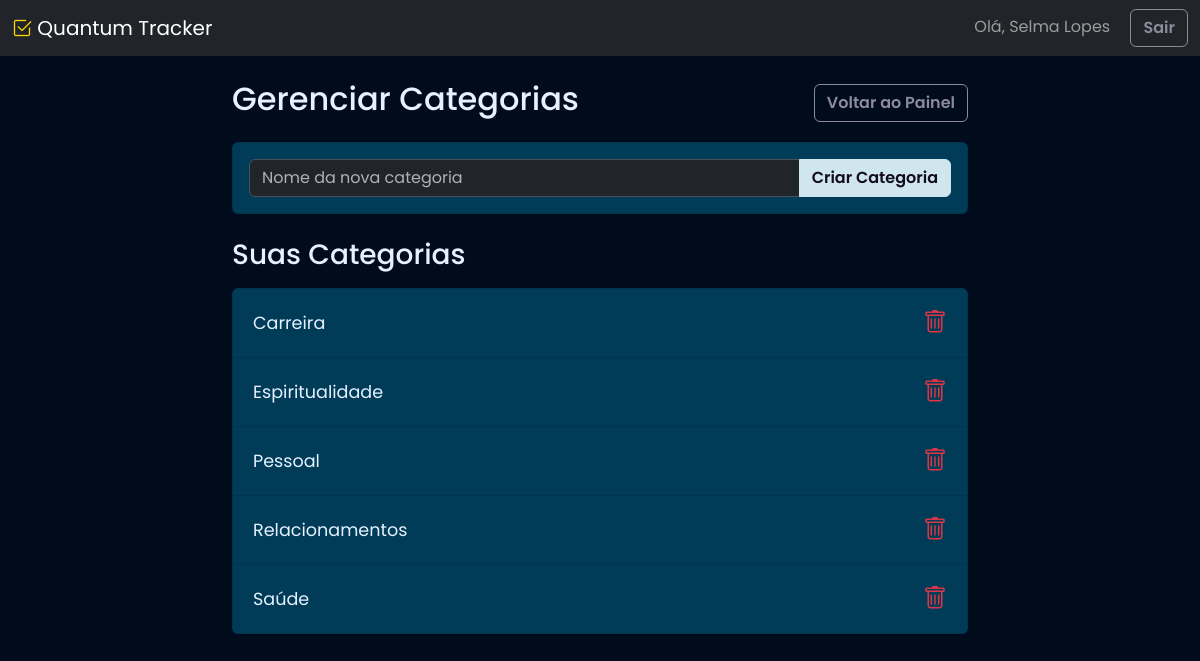
/categories (signed in), run on the app's committed database.
### main.py (models this page shows)
class User(db.Model):
    id = db.Column(db.Integer, primary_key=True)
    username = db.Column(db.String(20), unique=True, nullable=False)
    email = db.Column(db.String(120), unique=True, nullable=False)
    password = db.Column(db.String(60), nullable=False)
    tasks = db.relationship('Task', backref='author', lazy=True)
    categories = db.relationship('Category', backref='author', lazy=True)

class Category(db.Model):
    id = db.Column(db.Integer, primary_key=True)
    name = db.Column(db.String(100), nullable=False)
    user_id = db.Column(db.Integer, db.ForeignKey('user.id'), nullable=False)
    tasks = db.relationship('Task', backref='category', lazy=True)

### main.py (the view)
@app.route('/categories')
def categories():
    if 'user_id' not in session:
        return redirect(url_for('login'))
    user = db.session.get(User, session['user_id'])
    form = CategoryForm()
    user_categories = Category.query.filter_by(author=user).order_by(Category.name).all()
    return render_template('categories.html', title='Gerenciar Categorias', user=user, categories=user_categories, form=form)

### main.py
class CategoryForm(FlaskForm):
    name = StringField('Nome da Categoria', validators=[DataRequired(), Length(min=2, max=100)])
    submit = SubmitField('Criar Categoria')

### templates/categories.html (shortened to what this page needs)
<!DOCTYPE html>
<html lang="pt-BR" data-bs-theme="dark">
<head>
    <link href="https://cdn.jsdelivr.net/npm/bootstrap@5.3.2/dist/css/bootstrap.min.css" rel="stylesheet">
    <link rel="stylesheet" href="https://cdn.jsdelivr.net/npm/bootstrap-icons@1.11.1/font/bootstrap-icons.css">
    <link rel="stylesheet" href="{{ url_for('static', filename='style.css') }}">
</head>
<body>
    <nav class="navbar navbar-expand-lg navbar-dark bg-dark">
        <div class="container-fluid">
            <a class="navbar-brand" href="{{ url_for('dashboard') }}"><i class="bi bi-check2-square brand-icon"></i> Quantum Tracker</a>
            <div class="ms-auto">
                <span class="navbar-text me-3">Olá, {{ user.username }}</span>
                <a href="{{ url_for('logout') }}" class="btn btn-outline-secondary">Sair</a>
            </div>
        </div>
    </nav>
    <div class="container mt-4">
        <div class="row">
            <div class="col-md-8 offset-md-2">
                <div class="d-flex justify-content-between align-items-center mb-3">
                    <h2>Gerenciar Categorias</h2>
                    <a href="{{ url_for('dashboard') }}" class="btn btn-outline-secondary">Voltar ao Painel</a>
                </div>
                <div class="card mb-4">
                    <div class="card-body">
                        <form method="POST" action="{{ url_for('add_category') }}">
                            <div class="input-group">
                                {{ form.name(class="form-control", placeholder="Nome da nova categoria") }}
                                {{ form.submit(class="btn btn-primary") }}
                            </div>
                        </form>
                    </div>
                </div>
                <h3 class="mb-3">Suas Categorias</h3>
                <ul class="list-group">
                    {% for category in categories %}
                    <li class="list-group-item d-flex justify-content-between align-items-center quantum-task-item">
                        {{ category.name }}
                        <a href="{{ url_for('delete_category', category_id=category.id) }}" class="btn-action btn-delete">
                            <i class="bi bi-trash"></i>
                        </a>
                    </li>
                    {% else %}
                    <li class="list-group-item quantum-task-item">Nenhuma categoria criada.</li>
                    {% endfor %}
                </ul>
            </div>
        </div>
    </div>
</body>
</html>

### static/style.css (style rules this page uses)
:root { --quantum-dark-purple: #000b1b; --quantum-purple: #003c58; --quantum-cyan: #cfe6ee; --quantum-gold: #FFD700; --quantum-light-text: #e6f1ff; --quantum-muted-text: #8b8b9b; }
body { font-family: 'Poppins', sans-serif; background-color: var(--quantum-dark-purple); color: var(--quantum-light-text); }
.card { background-color: var(--quantum-purple); border: 1px solid #00334d; }
.btn-primary { background-color: var(--quantum-cyan); border-color: var(--quantum-cyan); color: #120c1c; font-weight: 600; transition: all 0.2s ease-in-out; }
.btn-outline-secondary { border-color: var(--quantum-muted-text); color: var(--quantum-muted-text); font-weight: 600; }
.brand-icon { color: var(--quantum-gold); }
.quantum-task-item { background-color: var(--quantum-purple); border-color: #00334d; padding: 1rem 1.25rem; font-size: 1.1rem; color: var(--quantum-light-text); }
.btn-action { background: none; border: none; }
.btn-action i { font-size: 1.5rem; vertical-align: middle; transition: transform 0.2s ease; }
.btn-delete i { color: #dc3545; }

### data on the page
User: username "Selma Lopes"
Category: name "Carreira"
Category: name "Espiritualidade"
Category: name "Pessoal"
Category: name "Relacionamentos"
Category: name "Saúde"
